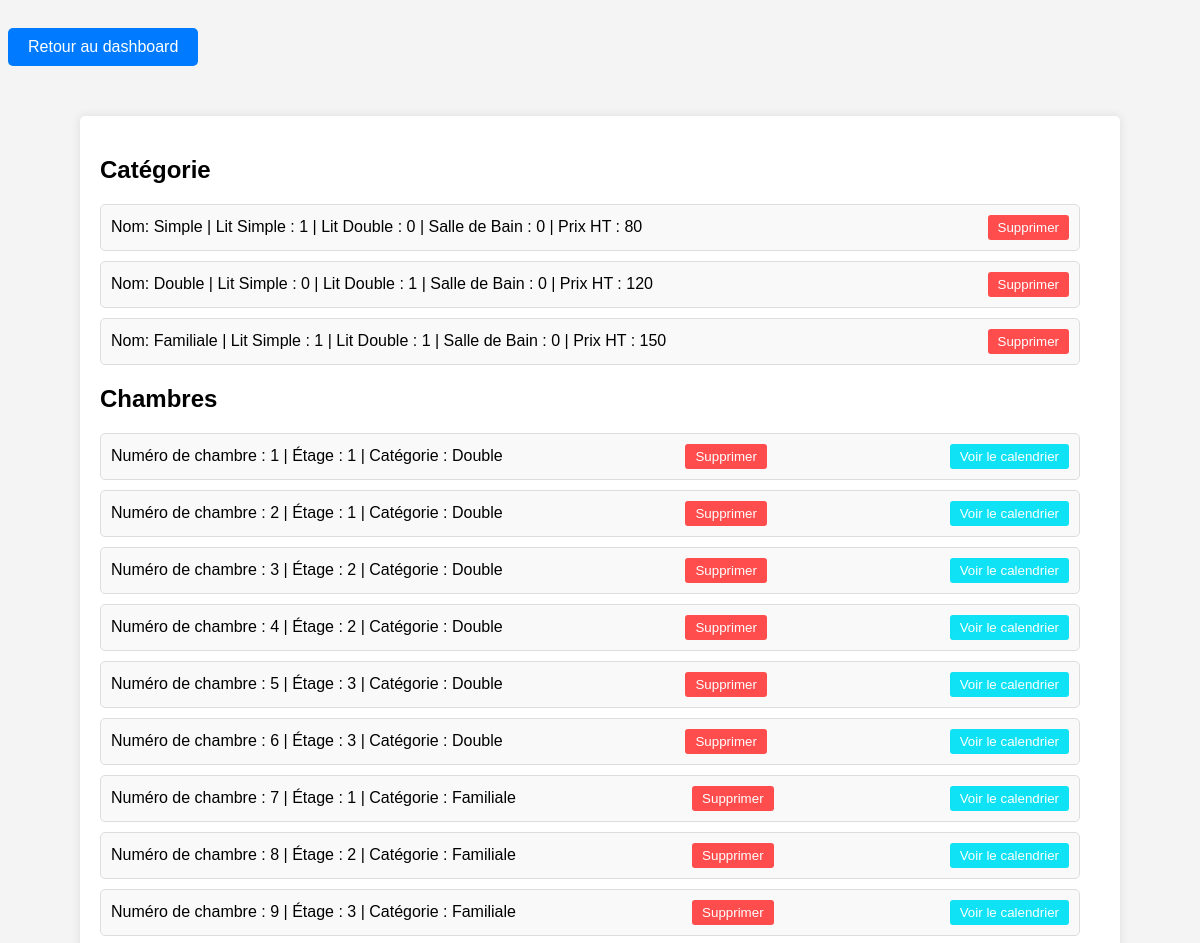
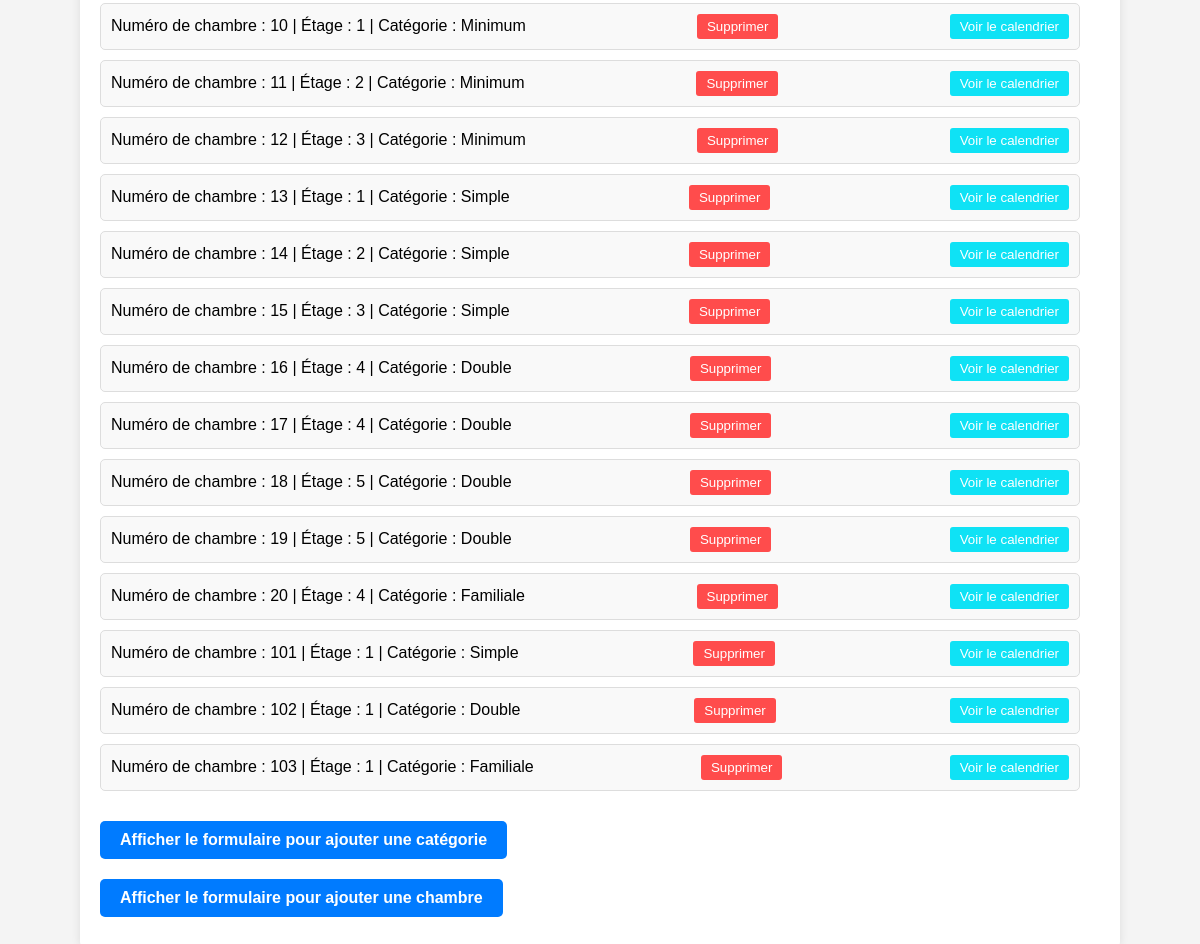
The app's page /chambre (signed in) with its own data (2 pictures, top to bottom).
### tables this page shows
CREATE TABLE "CatChambre" (
	"Nom"	TEXT UNIQUE,
	"Lit simple"	INTEGER,
	"Lit double"	INTEGER,
	"SDB"	INTEGER,
	"Prix HT"	INTEGER,
	PRIMARY KEY("Nom")
);

CREATE TABLE "Chambre" (
	"ID"	INTEGER,
	"Etage"	INTEGER,
	"Categorie"	TEXT,
	"libre"	INTEGER,
	PRIMARY KEY("ID"),
	FOREIGN KEY("Categorie") REFERENCES "CatChambre"("Nom")
);

### main.py (the view, shortened to what this page needs)
@app.route("/chambre", methods=["POST", "GET"])
@login_required
def chambre():
    query1 = "SELECT * FROM Chambre"
    result1 = exec_sql(query1)
    query2 = "SELECT * FROM CatChambre"
    result2 = exec_sql(query2)
    print(result1)
    print(result2)
    info = {"chambres": result1, "catégorie": result2}
    return render_template("chambre.html", info=info)

### main.py (called while the page is built)
@login_manager.user_loader
def load_user(user_id):
    return db.session.get(User, int(user_id))

def exec_sql(query, params=()):
    try:
        conn = connect("production.db")
        cursor = conn.cursor()
        cursor.execute(query, params)
        conn.commit()
        result = cursor.fetchall()
        if conn:
            conn.close()
        return result
    except Error as e:
        print(query)
        print(f"Error executing query: {e}")
        return False

### templates/chambre.html (shortened to what this page needs)
<!DOCTYPE html>
<html lang="fr">
<head>
    <link rel="stylesheet" type="text/css" href="{{ url_for('static', filename='css/chambre.css') }}">
    <link href='https://cdn.jsdelivr.net/npm/fullcalendar@5.11.0/main.min.css' rel='stylesheet' />
</head>
<body>
    <a href="{{ url_for('index') }}" class="btn-back">Retour au dashboard</a>
    <div class="container">
        <div class="content">
            <h2>Catégorie</h2>
            <div class="room-list">
                {% if info["catégorie"] %}
                    {% for nom, simple, double, sdb, prix in info["catégorie"] %}
                    <div class="row">
                        Nom: {{ nom }} | Lit Simple : {{ simple }} | Lit Double : {{ double }} | Salle de Bain : {{ sdb }} | Prix HT : {{ prix }}
                        <button class="delete-button" data-id="{{ nom }}" data-type="categorie">Supprimer</button>
                    </div>
                    {% endfor %}
                {% else %}
                    <p>Aucune catégorie n'a été enregistrée</p>
                {% endif %}
            </div>
            <h2>Chambres</h2>
            <div class="room-list">
                {% if info["chambres"] %}
                    {% for id, etage, catégorie, libre in info["chambres"] %}
                    <div class="row">
                        Numéro de chambre : {{ id }} | Étage : {{ etage }} | Catégorie : {{catégorie}}
                        <button class="delete-button" data-id="{{ id }}" data-type="chambre">Supprimer</button>
                        <button class="calendar-button" data-room-id="{{ id }}" style="background-color: #0fe2f5;" >Voir le calendrier</button>
                    </div>
                    {% endfor %}
                {% else %}
                    <p>Aucune chambre n'a été enregistrée</p>
                {% endif %}
            </div>
        </div>
        <div class="content">
            <button id="toggleCategoryForm" class="btn-toggle">Afficher le formulaire pour ajouter une catégorie</button>
        </div>
        <div class="content">
            <button id="toggleRoomForm" class="btn-toggle">Afficher le formulaire pour ajouter une chambre</button>
        </div>
    </div>
</body>
</html>

### static/css/chambre.css (style rules this page uses)
body { font-family: Arial, sans-serif; background-color: #f4f4f4; }
.container { display: auto; max-width: 1000px; margin: 50px auto; padding: 20px; background-color: #fff; box-shadow: 0 0 10px rgba(0, 0, 0, 0.1); border-radius: 5px; }
.content { flex: 1; margin-right: 20px; overflow-y: auto; overflow-x: hidden; max-height: calc(100vh - 200px); }
.room-list { margin-bottom: 20px; }
.row { display: flex; justify-content: space-between; align-items: center; background-color: #f9f9f9; padding: 10px; border: 1px solid #ddd; border-radius: 5px; margin-bottom: 10px; }
.row button { padding: 5px 10px; background-color: #ff4c4c; color: #fff; border: none; border-radius: 3px; cursor: pointer; }
.btn-back { display: inline-block; padding: 10px 20px; margin-top: 20px; background-color: #007bff; color: #fff; text-align: center; text-decoration: none; border-radius: 5px; }
.btn-toggle { display: inline-block; margin: 10px 0; padding: 10px 20px; font-size: 16px; font-weight: bold; color: #fff; background-color: #007BFF; border: none; border-radius: 5px; cursor: pointer; text-align: center; transition: background-color 0.3s ease; }

### records on screen
CatChambre: Nom "Simple", Lit simple "1", Lit double "0", SDB "0", Prix HT "80"
CatChambre: Nom "Double", Lit simple "0", Lit double "1", SDB "0", Prix HT "120"
CatChambre: Nom "Familiale", Lit simple "1", Lit double "1", SDB "0", Prix HT "150"
Chambre: ID "1", Etage "1", Categorie "Double"
Chambre: ID "2", Etage "1", Categorie "Double"
Chambre: ID "3", Etage "2", Categorie "Double"
Chambre: ID "4", Etage "2", Categorie "Double"
Chambre: ID "5", Etage "3", Categorie "Double"
Chambre: ID "6", Etage "3", Categorie "Double"
Chambre: ID "7", Etage "1", Categorie "Familiale"
Chambre: ID "8", Etage "2", Categorie "Familiale"
Chambre: ID "9", Etage "3", Categorie "Familiale"
Chambre: ID "10", Etage "1", Categorie "Minimum"
Chambre: ID "11", Etage "2", Categorie "Minimum"
Chambre: ID "12", Etage "3", Categorie "Minimum"
Chambre: ID "13", Etage "1", Categorie "Simple"
Chambre: ID "14", Etage "2", Categorie "Simple"
Chambre: ID "15", Etage "3", Categorie "Simple"
Chambre: ID "16", Etage "4", Categorie "Double"
Chambre: ID "17", Etage "4", Categorie "Double"
Chambre: ID "18", Etage "5", Categorie "Double"
Chambre: ID "19", Etage "5", Categorie "Double"
Chambre: ID "20", Etage "4", Categorie "Familiale"
Chambre: ID "101", Etage "1", Categorie "Simple"
Chambre: ID "102", Etage "1", Categorie "Double"
Chambre: ID "103", Etage "1", Categorie "Familiale"
